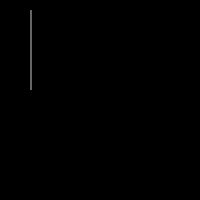
Frame 1 (no input)
Frame 60 (the mouse pressed at the canvas centre just before this capture): identical to frame 1, image omitted
Frame 120 (the mouse held since frame 60 and released just before this capture): identical to frame 1, image omitted

The Processing sketch that drew this single still picture (run headless with seeded random() and noise(); from frame 60 on, the mouse is pressed at the canvas centre):

// Processing sketch: sketch_apr10a
// ── sketch_apr10a.pde
void setup() {
  size(200, 200);
  background(0);
  noStroke();
  fill(102);
}

int a = 0;

void draw() {
  rect(30, 10, 2, 80); 
}
